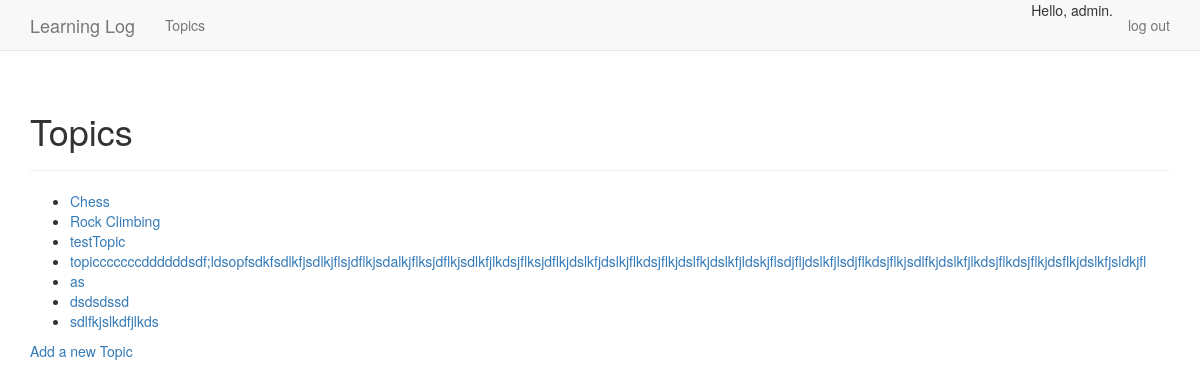
The app's page /topics/ (signed in) with its own data.
### learning_logs/models.py (models this page shows)
class Topic(models.Model):
    text = models.CharField(max_length=200)
    date_added = models.DateTimeField(auto_now_add=True)
    owner = models.ForeignKey(User)
    def __str__(self):
        return self.text

### learning_logs/views.py (the view)
# urls.py: url(r'^topics/$', views.topics, name='topics'),
@login_required
def topics(request):
    topics = Topic.objects.filter(owner=request.user).order_by('date_added')
    contex = {'topics': topics}
    return render(request, 'learning_logs/topics.html', contex)

### learning_logs/templates/learning_logs/topics.html
{% extends "learning_logs/base.html" %}
{% load bootstrap3 %}
{% block header %}
  <h1>Topics</h1>
{% endblock header%}
{% block content %}
  <ul>
    {% for topic in topics %}
      <li>
        <a href="{% url 'learning_logs:topic' topic.id %}">{{ topic }}</a>
      </li>
    {% empty %}
      <li>No topics have been added yet.</li>
    {% endfor %}
  </ul>
  <a href="{% url 'learning_logs:new_topic' %}">Add a new Topic</a>
{% endblock content %}

### learning_logs/templates/learning_logs/base.html (shortened to what this page needs)
{% load bootstrap3 %}
<!DOCTYPE html>
<html lang="en">
<head>
  {% bootstrap_css %}
</head>
<body>
  <nav class="navbar navbar-default navbar-static-top">
    <div class="container">
      <div class="navbar-header">
        <a class="navbar-brand" href="{% url 'learning_logs:index' %}">Learning Log
        </a>
      </div>
      <div id="navbar" class="navbar-collapse collapse">
        <ul class="nav navbar-nav">
          <li>
            <a href="{% url 'learning_logs:topics' %}">Topics</a>
          </li>
        </ul>
        <ul class="nav navbar-nav navbar-right">
          {% if user.is_authenticated %}
            <li>Hello, {{ user.username }}.</li>
            <li><a href="{% url 'users:logout' %}">log out</a></li>
          {% else %}
            <li><a href="{% url 'users:register' %}">register</a></li>
            <li><a href="{% url 'users:login' %}">log in</a></li>
          {% endif %}
        </ul>
      </div>
    </div>
  </nav>
  <div class="container">
    <div class="page-header">
      {% block header %}{% endblock header %}
    </div>
    <div>
      {% block content %}{% endblock content %}
    </div>
  </div>
</body>
</html>

### records on screen
Topic: text "Chess"
Topic: text "Rock Climbing"
Topic: text "testTopic"
Topic: text "topicccccccddddddsdf;ldsopfsdkfsdlkfjsdlkjflsjdflkjsdalkjflksjdflkjsdlkfjlkdsjflksjdflkjdslkfjdslkjflkdsjflkjdslfkjdslkfjldskjflsdjfljdslkfjlsdjflkdsjflkjsdlfkjdslkfjlkdsjflkdsjflkjdsflkjdslkfjsldkjfl"
Topic: text "as"
Topic: text "dsdsdssd"
Topic: text "sdlfkjslkdfjlkds"

### other values on screen
{{ user.username }} "admin"
